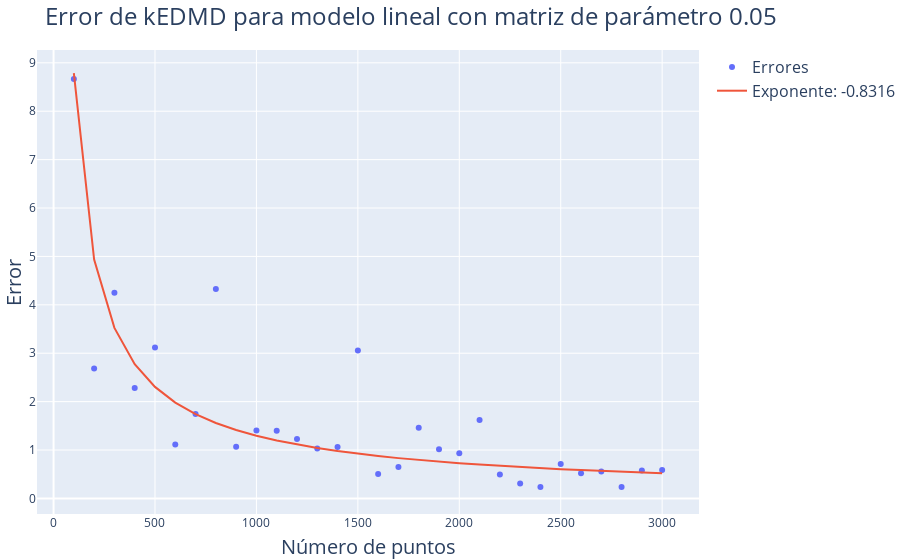

Notebook code cell kept with this figure:
### Code cell
# Alpha a utilizar
alpha = 0.05

# Número de puntos
Ns = np.arange(100, 3100, 100)

# Errores
errors = np.zeros(len(Ns))

# Cálculo de errores
for i in range(len(Ns)):
    x, x_koop, _, _  = compute_linear_kedmd(alpha, Ns[i])
    errors[i] = np.linalg.norm(x - x_koop)

# Ajustar una curva como raíz cuadrada a los errores
fit = np.polyfit(np.log(Ns), np.log(errors), 1)

# Plot
fig = go.Figure()

fig.add_trace(go.Scatter(x=Ns, y=errors, name='Errores', mode='markers'))
fig.add_trace(go.Scatter(x=Ns, y=np.exp(fit[1])*Ns**fit[0], name=f'Exponente: {fit[0].round(4)}', mode='lines'))

# Colocar titulo
fig.update_layout(
    title=f"Error de kEDMD para modelo lineal con matriz de parámetro {alpha}",
    xaxis_title="Número de puntos",
    yaxis_title="Error",
    margin=dict(l=0, r=0, t=50, b=0)
    )

fig.write_image(img_path+"Linear3Errors.pdf")

fig.show()

### Figure 1 — Plotly figure (JSON) as saved in the notebook; plotly's stock layout.template omitted (floating-point values rounded to 4 significant figures)
{"data": [{"mode": "markers", "name": "Errores", "type": "scatter", "x": [100, 200, 300, 400, 500, 600, 700, 800, 900, 1000, 1100, 1200, 1300, 1400, 1500, 1600, 1700, 1800, 1900, 2000, 2100, 2200, 2300, 2400, 2500, 2600, 2700, 2800, 2900, 3000], "y": [8.664, 2.686, 4.249, 2.283, 3.118, 1.114, 1.745, 4.326, 1.068, 1.404, 1.399, 1.227, 1.032, 1.064, 3.054, 0.5064, 0.6496, 1.46, 1.018, 0.9313, 1.618, 0.4946, 0.311, 0.2352, 0.7101, 0.5219, 0.5574, 0.2355, 0.5785, 0.585]}, {"mode": "lines", "name": "Exponente: -0.8316", "type": "scatter", "x": [100, 200, 300, 400, 500, 600, 700, 800, 900, 1000, 1100, 1200, 1300, 1400, 1500, 1600, 1700, 1800, 1900, 2000, 2100, 2200, 2300, 2400, 2500, 2600, 2700, 2800, 2900, 3000], "y": [8.786, 4.937, 3.524, 2.774, 2.304, 1.98, 1.742, 1.559, 1.413, 1.295, 1.196, 1.113, 1.041, 0.9788, 0.9242, 0.8759, 0.8328, 0.7942, 0.7593, 0.7276, 0.6986, 0.6721, 0.6477, 0.6252, 0.6043, 0.5849, 0.5669, 0.55, 0.5342, 0.5193]}], "layout": {"margin": {"b": 0, "l": 0, "r": 0, "t": 50}, "title": {"text": "Error de kEDMD para modelo lineal con matriz de parámetro 0.05"}, "xaxis": {"title": {"text": "Número de puntos"}}, "yaxis": {"title": {"text": "Error"}}}}
